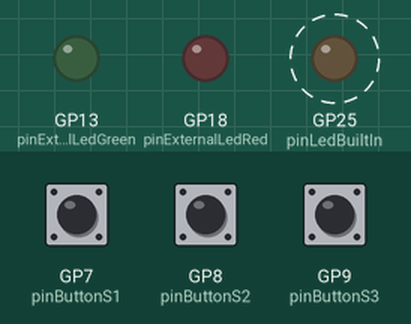
Bench run of a program on a simulated Raspberry Pi Pico. Parts: output pins drawn as LEDs (lit = HIGH). Dashed ring = blinking. The test bench sets the inputs (shaded band); at power-on: GP7 (pinButtonS1) HIGH, GP8 (pinButtonS2) HIGH, GP9 (pinButtonS3) HIGH.

Above: at 1.2 s.
1.3 s: GP7 (pinButtonS1) pulled LOW for 0.15 s
At 1.37 s:
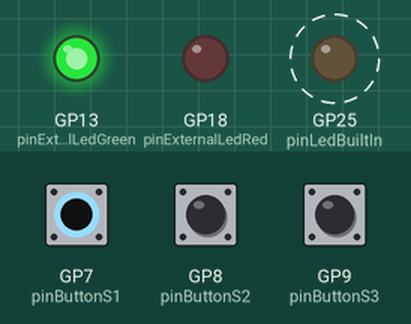
4.3 s: GP8 (pinButtonS2) pulled LOW for 0.15 s
At 4.9 s:
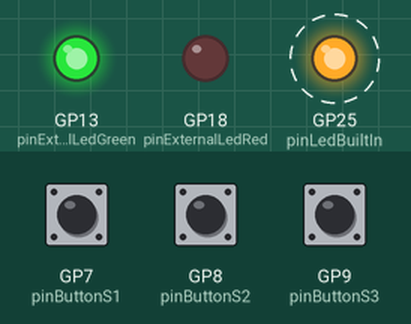
7.3 s: GP9 (pinButtonS3) pulled LOW for 0.15 s
At 7.38 s:
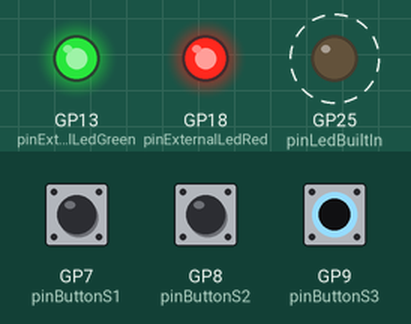
10.3 s: GP8 (pinButtonS2) pulled LOW for 1 s
At 10.9 s:
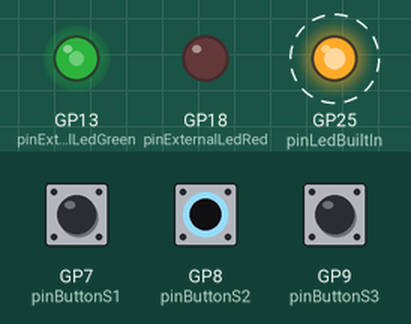
13.3 s: GP9 (pinButtonS3) pulled LOW for 1 s
At 13.9 s:
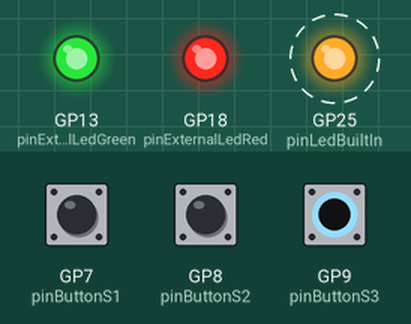
16.3 s: GP9 (pinButtonS3) pulled LOW for 3.2 s
At 18.9 s:
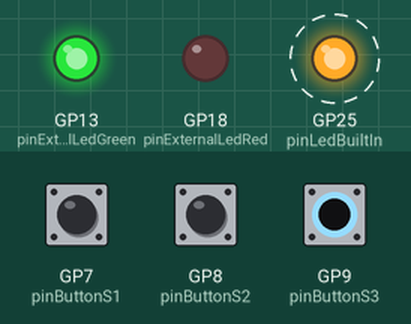
Timing chart, 0 to 22.0 s (numbered marks = the images above; inputs shaded):
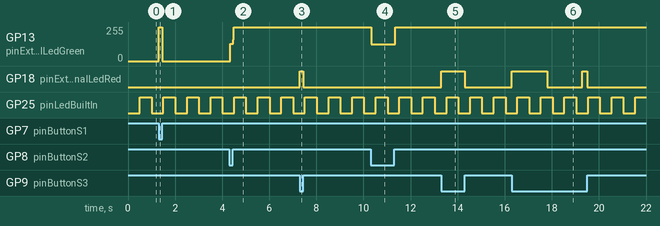

The program:

main.cpp
```cpp
#include <Arduino.h>

#include <elapsedMillis.h>

#define pinLedBuiltIn 25
#define ledBlinkPeriodMs 1000

#define pinButtonS1 7
#define pinButtonS2 8
#define pinButtonS3 9

#define pinExternalLedGreen 13
#define pinExternalLedRed 18

#define ledGreenBlinkClickPeriodMs 1500
#define ledRedBlinkClickPeriodMs 3000

class led {
   public:
    led(int pin) {
        this->pin = pin;
        pinMode(pin, OUTPUT);
    }

    void update(bool state) {
        digitalWrite(pin, state);
    }

    bool getPinStatus() {
        return digitalRead(pin);
    }

   private:
    int pin;
};

class ledBlinker : led {
   public:
    ledBlinker(int pin, int periodMs, float dutCycle = .5)
        : led(pin) {
        this->periodMs = periodMs;
        this->dutCycle = dutCycle;
    }

    void update() {
        if (blinkTimer > periodMs * dutCycle) {
            blinkTimer = 0;
            led::update(!led::getPinStatus());
        }
    }

   private:
    float dutCycle;
    long unsigned int periodMs;
    elapsedMillis blinkTimer;
};

class ledClicker : led {
   public:
    ledClicker(int ledPin, int buttonPin, int toggleButtonPin = -1)
        : led(ledPin) {
        this->buttonPin = buttonPin;
        this->toggleButtonPin = toggleButtonPin;

        pinMode(buttonPin, INPUT_PULLUP);
        if (toggleButtonPin != -1)
            pinMode(toggleButtonPin, INPUT_PULLUP);
    }

    void update() {
        if (toggleButtonPin != -1 and digitalRead(toggleButtonPin) == LOW)
            toggle = !toggle;

        if (toggle or digitalRead(buttonPin) == LOW)
            led::update(HIGH);
        else
            led::update(LOW);
    }

   private:
    int buttonPin;
    int toggleButtonPin;
    bool toggle = false;
};

// !Bugado <3 ~~>
/* class ledClickerBlinker : ledClicker, ledBlinker {
   public:
    ledClickerBlinker(int ledPin, int buttonPin, int periodMs, float dutyCycle = .5)
        : ledClicker(ledPin, buttonPin), ledBlinker(ledPin, periodMs, dutyCycle) {
    }

    void update() {
        ledClicker::update();
        ledBlinker::update();
    }
}; */

class ledClickerBlinker {
   public:
    ledClickerBlinker(int ledPin, int buttonPin, int periodMs, float dutyCycle = .5) {
        this->ledPin = ledPin;
        this->buttonPin = buttonPin;
        this->periodMs = periodMs;
        this->dutyCycle = dutyCycle;

        pinMode(ledPin, OUTPUT);
        pinMode(buttonPin, INPUT_PULLUP);
    }

    void update() {
        if (digitalRead(buttonPin) == LOW) {
            if (blinkTimer > periodMs * dutyCycle) {
                blinkTimer = 0;
                digitalWrite(ledPin, !digitalRead(ledPin));
            }
        } else {
            digitalWrite(ledPin, LOW);
        }
    }

   private:
    int ledPin;
    int buttonPin;
    float dutyCycle;
    long unsigned int periodMs;
    elapsedMillis blinkTimer;
};

ledBlinker ledBuiltIn(pinLedBuiltIn, ledBlinkPeriodMs);
ledClicker ledGreen(pinExternalLedGreen, pinButtonS1, pinButtonS2);
ledClickerBlinker ledRed(pinExternalLedRed, pinButtonS3, ledRedBlinkClickPeriodMs);

void setup() {
    Serial.begin(9600);
}

void loop() {
    ledBuiltIn.update();
    ledGreen.update();
    ledRed.update();
}
```

Measured:
- after the input at 1.3 s, GP13 (pinExternalLedGreen): 0/255 → 255/255 at once, → 0/255 0.15 s later
- after the input at 4.3 s, GP13 (pinExternalLedGreen): 0/255 → 129/255 at once, → 255/255 0.12 s later
- after the input at 7.3 s, GP18 (pinExternalLedRed): LOW → HIGH at once, → LOW 0.15 s later
- after the input at 10.3 s, GP13 (pinExternalLedGreen): 255/255 → 127/255 at once, → 255/255 1.0 s later
- after the input at 13.3 s, GP18 (pinExternalLedRed): LOW → HIGH at once, → LOW 1.0 s later
- after the input at 16.3 s, GP18 (pinExternalLedRed): LOW → HIGH at once, → LOW 1.5 s later, → HIGH 1.5 s later, → LOW 0.20 s later
- by itself, GP25 (pinLedBuiltIn): alternates HIGH for 0.50 s and LOW for 0.50 s
